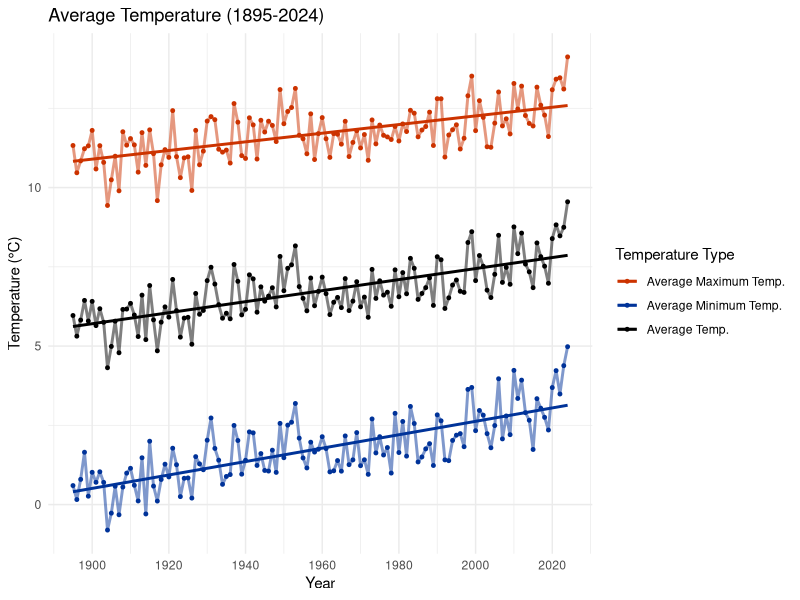
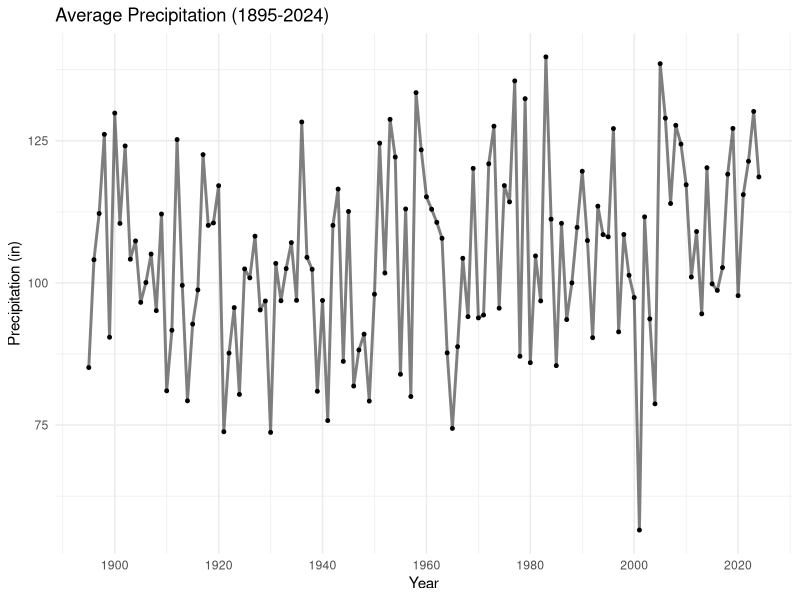
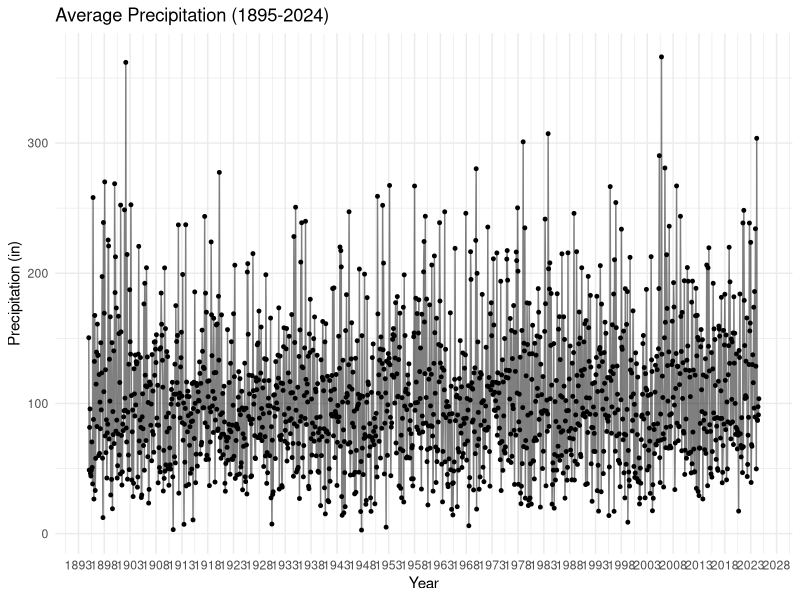

Write R code to recreate these figures, in order.
## Create data visualizations from NOAA climate data
## Data vis 1: long-term temperature and precipitation trends  

#---------------------------------------------#
####        Load Required Packages         ####
#---------------------------------------------#

library(tidyverse)
library(dplyr)
library(ggplot2)

#-----------------------#
####    Read Data    ####
#-----------------------#

#Reading in CSVs as a tibble

#daily 
daily.noaa.data <- read.csv("data/nClimGrid_daily_clean.csv") %>%
  as_tibble()

#monthly
monthly.noaa.data <- read.csv("data/nClimGrid_monthly_clean.csv") %>%
  as_tibble()

#-----------------------#
####    Data Manip   ####
#-----------------------#

#### Temperature trends overtime -----------------------------

## Graph long-term temperature trends using monthly NOAA climate data

# Find the average mean, max, and min temp for each year 
yearly_data <- monthly.noaa.data %>%
  group_by(year) %>% 
  summarize(YearlyAvgTemp = mean(tmean, na.rm = TRUE),
            YearlyAvgMax = mean(tmax, na.rm = TRUE),
            YearlyAvgMin = mean(tmin, na.rm = TRUE))

# Reshape data to long format for easier plotting
yearly_data_long <- yearly_data %>%
  pivot_longer(cols = c(YearlyAvgTemp, YearlyAvgMax, YearlyAvgMin),
               names_to = "TemperatureType",
               values_to = "Temperature")

# Plot all yearly temp data on one graph  
ggplot(yearly_data_long, aes(x = year, y = Temperature, color = TemperatureType)) +
  geom_point(size = 1) +
  geom_line(size = 1, alpha = 0.5) +
  geom_smooth(method = "lm", se = FALSE) +
  scale_x_continuous(breaks = pretty(yearly_data_long$year)) +
  scale_color_manual(
    values = c("YearlyAvgMax" = "#CC3300", "YearlyAvgMin" = "#003399", "YearlyAvgTemp" = "#000000"),
    labels = c("YearlyAvgMax" = "Average Maximum Temp.", "YearlyAvgTemp" = "Average Temp.", "YearlyAvgMin" = "Average Minimum Temp.")) +
  labs(title = "Average Temperature (1895-2024)",
       x = "Year",
       y = "Temperature (°C)",
       color = "Temperature Type") +
  theme_minimal()

#### Precipitation trends overtime -----------------------------

#yearly precipitation trends
precip_yearly <- monthly.noaa.data %>%
  group_by(year) %>% 
  summarize(YearlyAvgPrecip = mean(ppt, na.rm = TRUE))

#BASIC - plot yearly precip data 
ggplot(precip_yearly, aes(x = year, y = YearlyAvgPrecip)) +
  geom_line(linewidth = 1, alpha = 0.5) +
  geom_point(size = 1) +
  #geom_smooth(method = "lm", se = FALSE) +
  scale_x_continuous(breaks = pretty(precip_yearly$year)) +
  labs(title = "Average Precipitation (1895-2024)",
       x = "Year",
       y = "Precipitation (in)") +
  theme_minimal()

#monthly precipitation trends
precip_monthly <- monthly.noaa.data %>%
  group_by(year, month) %>% 
  summarize(MonthlyAvgPrecip = mean(ppt, na.rm = TRUE)) %>%
  mutate(year_month = as.Date(paste(year, sprintf("%02d", month), "01", sep = "-")))

#BASIC - plot monthly precip data 
ggplot(precip_monthly, aes(x = year_month, y = MonthlyAvgPrecip)) +
  geom_line(size = 0.5, alpha = 0.5) +
  geom_point(size = 1) +
  #geom_smooth(method = "lm", se = FALSE) +
  scale_x_date(breaks = "5 years", labels = scales::date_format("%Y")) +
  labs(title = "Average Precipitation (1895-2024)",
       x = "Year",
       y = "Precipitation (in)") +
  theme_minimal()


